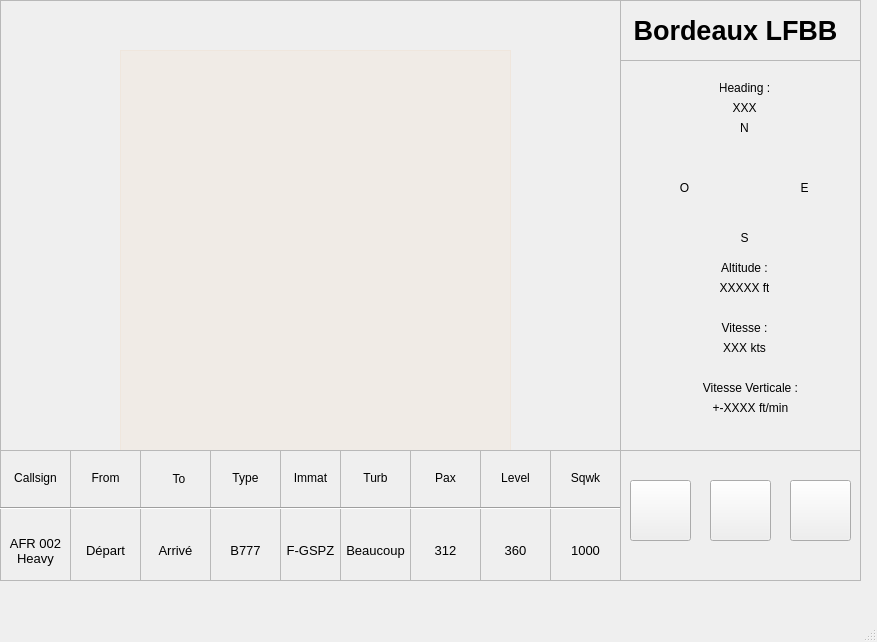
<?xml version="1.0" encoding="UTF-8"?>
<ui version="4.0">
 <class>MainWindow</class>
 <widget class="QMainWindow" name="MainWindow">
  <property name="geometry">
   <rect>
    <x>0</x>
    <y>0</y>
    <width>877</width>
    <height>642</height>
   </rect>
  </property>
  <property name="windowTitle">
   <string>MainWindow</string>
  </property>
  <widget class="QWidget" name="centralwidget">
   <widget class="QFrame" name="frame_carte">
    <property name="geometry">
     <rect>
      <x>0</x>
      <y>0</y>
      <width>621</width>
      <height>451</height>
     </rect>
    </property>
    <property name="frameShape">
     <enum>QFrame::Shape::StyledPanel</enum>
    </property>
    <property name="frameShadow">
     <enum>QFrame::Shadow::Raised</enum>
    </property>
    <widget class="QLabel" name="label_6">
     <property name="geometry">
      <rect>
       <x>60</x>
       <y>-280</y>
       <width>831</width>
       <height>791</height>
      </rect>
     </property>
     <property name="text">
      <string/>
     </property>
     <property name="pixmap">
      <pixmap>image/MAP_france_2.png</pixmap>
     </property>
    </widget>
    <widget class="QFrame" name="frame">
     <property name="geometry">
      <rect>
       <x>120</x>
       <y>50</y>
       <width>391</width>
       <height>401</height>
      </rect>
     </property>
     <property name="styleSheet">
      <string notr="true">background-color: rgba(255,128,0, 10);
</string>
     </property>
     <property name="frameShape">
      <enum>QFrame::Shape::StyledPanel</enum>
     </property>
     <property name="frameShadow">
      <enum>QFrame::Shadow::Raised</enum>
     </property>
    </widget>
   </widget>
   <widget class="QFrame" name="frame_strip">
    <property name="geometry">
     <rect>
      <x>0</x>
      <y>450</y>
      <width>621</width>
      <height>131</height>
     </rect>
    </property>
    <property name="frameShape">
     <enum>QFrame::Shape::StyledPanel</enum>
    </property>
    <property name="frameShadow">
     <enum>QFrame::Shadow::Raised</enum>
    </property>
    <widget class="QFrame" name="frame_12">
     <property name="geometry">
      <rect>
       <x>0</x>
       <y>0</y>
       <width>71</width>
       <height>131</height>
      </rect>
     </property>
     <property name="frameShape">
      <enum>QFrame::Shape::StyledPanel</enum>
     </property>
     <property name="frameShadow">
      <enum>QFrame::Shadow::Raised</enum>
     </property>
     <widget class="QLabel" name="label_7">
      <property name="geometry">
       <rect>
        <x>10</x>
        <y>20</y>
        <width>51</width>
        <height>16</height>
       </rect>
      </property>
      <property name="text">
       <string>Callsign</string>
      </property>
      <property name="alignment">
       <set>Qt::AlignmentFlag::AlignCenter</set>
      </property>
     </widget>
     <widget class="Line" name="line_2">
      <property name="geometry">
       <rect>
        <x>0</x>
        <y>50</y>
        <width>71</width>
        <height>16</height>
       </rect>
      </property>
      <property name="orientation">
       <enum>Qt::Orientation::Horizontal</enum>
      </property>
     </widget>
     <widget class="QLabel" name="label_8">
      <property name="geometry">
       <rect>
        <x>0</x>
        <y>80</y>
        <width>71</width>
        <height>41</height>
       </rect>
      </property>
      <property name="font">
       <font>
        <pointsize>10</pointsize>
       </font>
      </property>
      <property name="text">
       <string>AFR 002 Heavy</string>
      </property>
      <property name="alignment">
       <set>Qt::AlignmentFlag::AlignCenter</set>
      </property>
      <property name="wordWrap">
       <bool>true</bool>
      </property>
     </widget>
    </widget>
    <widget class="QFrame" name="frame_13">
     <property name="geometry">
      <rect>
       <x>70</x>
       <y>0</y>
       <width>71</width>
       <height>131</height>
      </rect>
     </property>
     <property name="frameShape">
      <enum>QFrame::Shape::StyledPanel</enum>
     </property>
     <property name="frameShadow">
      <enum>QFrame::Shadow::Raised</enum>
     </property>
     <widget class="QLabel" name="label_23">
      <property name="geometry">
       <rect>
        <x>10</x>
        <y>20</y>
        <width>51</width>
        <height>16</height>
       </rect>
      </property>
      <property name="text">
       <string>From</string>
      </property>
      <property name="alignment">
       <set>Qt::AlignmentFlag::AlignCenter</set>
      </property>
     </widget>
     <widget class="Line" name="line_4">
      <property name="geometry">
       <rect>
        <x>0</x>
        <y>50</y>
        <width>71</width>
        <height>16</height>
       </rect>
      </property>
      <property name="orientation">
       <enum>Qt::Orientation::Horizontal</enum>
      </property>
     </widget>
     <widget class="QLabel" name="label_24">
      <property name="geometry">
       <rect>
        <x>0</x>
        <y>80</y>
        <width>71</width>
        <height>41</height>
       </rect>
      </property>
      <property name="font">
       <font>
        <pointsize>10</pointsize>
       </font>
      </property>
      <property name="text">
       <string>Départ</string>
      </property>
      <property name="alignment">
       <set>Qt::AlignmentFlag::AlignCenter</set>
      </property>
      <property name="wordWrap">
       <bool>true</bool>
      </property>
     </widget>
    </widget>
    <widget class="QFrame" name="frame_14">
     <property name="geometry">
      <rect>
       <x>140</x>
       <y>0</y>
       <width>71</width>
       <height>131</height>
      </rect>
     </property>
     <property name="frameShape">
      <enum>QFrame::Shape::StyledPanel</enum>
     </property>
     <property name="frameShadow">
      <enum>QFrame::Shadow::Raised</enum>
     </property>
     <widget class="Line" name="line_10">
      <property name="geometry">
       <rect>
        <x>0</x>
        <y>50</y>
        <width>71</width>
        <height>16</height>
       </rect>
      </property>
      <property name="orientation">
       <enum>Qt::Orientation::Horizontal</enum>
      </property>
     </widget>
     <widget class="QLabel" name="label_25">
      <property name="geometry">
       <rect>
        <x>0</x>
        <y>80</y>
        <width>71</width>
        <height>41</height>
       </rect>
      </property>
      <property name="font">
       <font>
        <pointsize>10</pointsize>
       </font>
      </property>
      <property name="text">
       <string>Arrivé</string>
      </property>
      <property name="alignment">
       <set>Qt::AlignmentFlag::AlignCenter</set>
      </property>
      <property name="wordWrap">
       <bool>true</bool>
      </property>
     </widget>
     <widget class="QLabel" name="label_26">
      <property name="geometry">
       <rect>
        <x>-40</x>
        <y>-10</y>
        <width>158</width>
        <height>78</height>
       </rect>
      </property>
      <property name="text">
       <string>To</string>
      </property>
      <property name="alignment">
       <set>Qt::AlignmentFlag::AlignCenter</set>
      </property>
     </widget>
    </widget>
    <widget class="QFrame" name="frame_15">
     <property name="geometry">
      <rect>
       <x>340</x>
       <y>0</y>
       <width>71</width>
       <height>131</height>
      </rect>
     </property>
     <property name="frameShape">
      <enum>QFrame::Shape::StyledPanel</enum>
     </property>
     <property name="frameShadow">
      <enum>QFrame::Shadow::Raised</enum>
     </property>
     <widget class="QLabel" name="label_27">
      <property name="geometry">
       <rect>
        <x>10</x>
        <y>20</y>
        <width>51</width>
        <height>16</height>
       </rect>
      </property>
      <property name="text">
       <string>Turb</string>
      </property>
      <property name="alignment">
       <set>Qt::AlignmentFlag::AlignCenter</set>
      </property>
     </widget>
     <widget class="Line" name="line_15">
      <property name="geometry">
       <rect>
        <x>0</x>
        <y>50</y>
        <width>71</width>
        <height>16</height>
       </rect>
      </property>
      <property name="orientation">
       <enum>Qt::Orientation::Horizontal</enum>
      </property>
     </widget>
     <widget class="QLabel" name="label_28">
      <property name="geometry">
       <rect>
        <x>0</x>
        <y>80</y>
        <width>71</width>
        <height>41</height>
       </rect>
      </property>
      <property name="font">
       <font>
        <pointsize>10</pointsize>
       </font>
      </property>
      <property name="text">
       <string>Beaucoup</string>
      </property>
      <property name="alignment">
       <set>Qt::AlignmentFlag::AlignCenter</set>
      </property>
      <property name="wordWrap">
       <bool>true</bool>
      </property>
     </widget>
    </widget>
    <widget class="QFrame" name="frame_16">
     <property name="geometry">
      <rect>
       <x>410</x>
       <y>0</y>
       <width>71</width>
       <height>131</height>
      </rect>
     </property>
     <property name="frameShape">
      <enum>QFrame::Shape::StyledPanel</enum>
     </property>
     <property name="frameShadow">
      <enum>QFrame::Shadow::Raised</enum>
     </property>
     <widget class="QLabel" name="label_29">
      <property name="geometry">
       <rect>
        <x>10</x>
        <y>20</y>
        <width>51</width>
        <height>16</height>
       </rect>
      </property>
      <property name="text">
       <string>Pax</string>
      </property>
      <property name="alignment">
       <set>Qt::AlignmentFlag::AlignCenter</set>
      </property>
     </widget>
     <widget class="Line" name="line_16">
      <property name="geometry">
       <rect>
        <x>0</x>
        <y>50</y>
        <width>71</width>
        <height>16</height>
       </rect>
      </property>
      <property name="orientation">
       <enum>Qt::Orientation::Horizontal</enum>
      </property>
     </widget>
     <widget class="QLabel" name="label_30">
      <property name="geometry">
       <rect>
        <x>0</x>
        <y>80</y>
        <width>71</width>
        <height>41</height>
       </rect>
      </property>
      <property name="font">
       <font>
        <pointsize>10</pointsize>
       </font>
      </property>
      <property name="text">
       <string>312</string>
      </property>
      <property name="alignment">
       <set>Qt::AlignmentFlag::AlignCenter</set>
      </property>
      <property name="wordWrap">
       <bool>true</bool>
      </property>
     </widget>
    </widget>
    <widget class="QFrame" name="frame_17">
     <property name="geometry">
      <rect>
       <x>480</x>
       <y>0</y>
       <width>71</width>
       <height>131</height>
      </rect>
     </property>
     <property name="frameShape">
      <enum>QFrame::Shape::StyledPanel</enum>
     </property>
     <property name="frameShadow">
      <enum>QFrame::Shadow::Raised</enum>
     </property>
     <widget class="QLabel" name="label_31">
      <property name="geometry">
       <rect>
        <x>10</x>
        <y>20</y>
        <width>51</width>
        <height>16</height>
       </rect>
      </property>
      <property name="text">
       <string>Level</string>
      </property>
      <property name="alignment">
       <set>Qt::AlignmentFlag::AlignCenter</set>
      </property>
     </widget>
     <widget class="Line" name="line_17">
      <property name="geometry">
       <rect>
        <x>0</x>
        <y>50</y>
        <width>71</width>
        <height>16</height>
       </rect>
      </property>
      <property name="orientation">
       <enum>Qt::Orientation::Horizontal</enum>
      </property>
     </widget>
     <widget class="QLabel" name="label_32">
      <property name="geometry">
       <rect>
        <x>0</x>
        <y>80</y>
        <width>71</width>
        <height>41</height>
       </rect>
      </property>
      <property name="font">
       <font>
        <pointsize>10</pointsize>
       </font>
      </property>
      <property name="text">
       <string>360</string>
      </property>
      <property name="alignment">
       <set>Qt::AlignmentFlag::AlignCenter</set>
      </property>
      <property name="wordWrap">
       <bool>true</bool>
      </property>
     </widget>
    </widget>
    <widget class="QFrame" name="frame_18">
     <property name="geometry">
      <rect>
       <x>550</x>
       <y>0</y>
       <width>71</width>
       <height>131</height>
      </rect>
     </property>
     <property name="frameShape">
      <enum>QFrame::Shape::StyledPanel</enum>
     </property>
     <property name="frameShadow">
      <enum>QFrame::Shadow::Raised</enum>
     </property>
     <widget class="QLabel" name="label_33">
      <property name="geometry">
       <rect>
        <x>10</x>
        <y>20</y>
        <width>51</width>
        <height>16</height>
       </rect>
      </property>
      <property name="text">
       <string>Sqwk</string>
      </property>
      <property name="alignment">
       <set>Qt::AlignmentFlag::AlignCenter</set>
      </property>
     </widget>
     <widget class="Line" name="line_18">
      <property name="geometry">
       <rect>
        <x>0</x>
        <y>50</y>
        <width>71</width>
        <height>16</height>
       </rect>
      </property>
      <property name="orientation">
       <enum>Qt::Orientation::Horizontal</enum>
      </property>
     </widget>
     <widget class="QLabel" name="label_34">
      <property name="geometry">
       <rect>
        <x>0</x>
        <y>80</y>
        <width>71</width>
        <height>41</height>
       </rect>
      </property>
      <property name="font">
       <font>
        <pointsize>10</pointsize>
       </font>
      </property>
      <property name="text">
       <string>1000</string>
      </property>
      <property name="alignment">
       <set>Qt::AlignmentFlag::AlignCenter</set>
      </property>
      <property name="wordWrap">
       <bool>true</bool>
      </property>
     </widget>
    </widget>
    <widget class="QFrame" name="frame_19">
     <property name="geometry">
      <rect>
       <x>210</x>
       <y>0</y>
       <width>71</width>
       <height>131</height>
      </rect>
     </property>
     <property name="frameShape">
      <enum>QFrame::Shape::StyledPanel</enum>
     </property>
     <property name="frameShadow">
      <enum>QFrame::Shadow::Raised</enum>
     </property>
     <widget class="QLabel" name="label_35">
      <property name="geometry">
       <rect>
        <x>10</x>
        <y>20</y>
        <width>51</width>
        <height>16</height>
       </rect>
      </property>
      <property name="text">
       <string>Type</string>
      </property>
      <property name="alignment">
       <set>Qt::AlignmentFlag::AlignCenter</set>
      </property>
     </widget>
     <widget class="Line" name="line_19">
      <property name="geometry">
       <rect>
        <x>0</x>
        <y>50</y>
        <width>71</width>
        <height>16</height>
       </rect>
      </property>
      <property name="orientation">
       <enum>Qt::Orientation::Horizontal</enum>
      </property>
     </widget>
     <widget class="QLabel" name="label_36">
      <property name="geometry">
       <rect>
        <x>0</x>
        <y>80</y>
        <width>71</width>
        <height>41</height>
       </rect>
      </property>
      <property name="font">
       <font>
        <pointsize>10</pointsize>
       </font>
      </property>
      <property name="text">
       <string>B777</string>
      </property>
      <property name="alignment">
       <set>Qt::AlignmentFlag::AlignCenter</set>
      </property>
      <property name="wordWrap">
       <bool>true</bool>
      </property>
     </widget>
    </widget>
    <widget class="QFrame" name="frame_20">
     <property name="geometry">
      <rect>
       <x>280</x>
       <y>0</y>
       <width>61</width>
       <height>131</height>
      </rect>
     </property>
     <property name="frameShape">
      <enum>QFrame::Shape::StyledPanel</enum>
     </property>
     <property name="frameShadow">
      <enum>QFrame::Shadow::Raised</enum>
     </property>
     <widget class="QLabel" name="label_37">
      <property name="geometry">
       <rect>
        <x>0</x>
        <y>20</y>
        <width>61</width>
        <height>16</height>
       </rect>
      </property>
      <property name="text">
       <string>Immat</string>
      </property>
      <property name="alignment">
       <set>Qt::AlignmentFlag::AlignCenter</set>
      </property>
     </widget>
     <widget class="Line" name="line_20">
      <property name="geometry">
       <rect>
        <x>0</x>
        <y>50</y>
        <width>71</width>
        <height>16</height>
       </rect>
      </property>
      <property name="orientation">
       <enum>Qt::Orientation::Horizontal</enum>
      </property>
     </widget>
     <widget class="QLabel" name="label_38">
      <property name="geometry">
       <rect>
        <x>0</x>
        <y>80</y>
        <width>61</width>
        <height>41</height>
       </rect>
      </property>
      <property name="font">
       <font>
        <pointsize>10</pointsize>
       </font>
      </property>
      <property name="text">
       <string>F-GSPZ</string>
      </property>
      <property name="alignment">
       <set>Qt::AlignmentFlag::AlignCenter</set>
      </property>
      <property name="wordWrap">
       <bool>true</bool>
      </property>
     </widget>
    </widget>
   </widget>
   <widget class="QFrame" name="frame_stat">
    <property name="geometry">
     <rect>
      <x>620</x>
      <y>60</y>
      <width>241</width>
      <height>391</height>
     </rect>
    </property>
    <property name="frameShape">
     <enum>QFrame::Shape::StyledPanel</enum>
    </property>
    <property name="frameShadow">
     <enum>QFrame::Shadow::Raised</enum>
    </property>
    <widget class="QLabel" name="txt_direction_2">
     <property name="geometry">
      <rect>
       <x>100</x>
       <y>20</y>
       <width>49</width>
       <height>16</height>
      </rect>
     </property>
     <property name="text">
      <string>Heading :</string>
     </property>
     <property name="alignment">
      <set>Qt::AlignmentFlag::AlignCenter</set>
     </property>
    </widget>
    <widget class="QLabel" name="txt_direction_variable_2">
     <property name="geometry">
      <rect>
       <x>100</x>
       <y>40</y>
       <width>49</width>
       <height>16</height>
      </rect>
     </property>
     <property name="text">
      <string>XXX</string>
     </property>
     <property name="alignment">
      <set>Qt::AlignmentFlag::AlignCenter</set>
     </property>
    </widget>
    <widget class="QLabel" name="img_cercle_2">
     <property name="geometry">
      <rect>
       <x>80</x>
       <y>80</y>
       <width>91</width>
       <height>91</height>
      </rect>
     </property>
     <property name="text">
      <string/>
     </property>
     <property name="pixmap">
      <pixmap>image/cercle.png</pixmap>
     </property>
     <property name="scaledContents">
      <bool>true</bool>
     </property>
    </widget>
    <widget class="QLabel" name="txt_nord_2">
     <property name="geometry">
      <rect>
       <x>100</x>
       <y>60</y>
       <width>49</width>
       <height>16</height>
      </rect>
     </property>
     <property name="text">
      <string>N</string>
     </property>
     <property name="alignment">
      <set>Qt::AlignmentFlag::AlignCenter</set>
     </property>
    </widget>
    <widget class="QLabel" name="txt_est_2">
     <property name="geometry">
      <rect>
       <x>160</x>
       <y>120</y>
       <width>49</width>
       <height>16</height>
      </rect>
     </property>
     <property name="text">
      <string>E</string>
     </property>
     <property name="alignment">
      <set>Qt::AlignmentFlag::AlignCenter</set>
     </property>
    </widget>
    <widget class="QLabel" name="txt_sud_2">
     <property name="geometry">
      <rect>
       <x>100</x>
       <y>170</y>
       <width>49</width>
       <height>16</height>
      </rect>
     </property>
     <property name="text">
      <string>S</string>
     </property>
     <property name="alignment">
      <set>Qt::AlignmentFlag::AlignCenter</set>
     </property>
    </widget>
    <widget class="QLabel" name="txt_ouest_2">
     <property name="geometry">
      <rect>
       <x>40</x>
       <y>120</y>
       <width>49</width>
       <height>16</height>
      </rect>
     </property>
     <property name="text">
      <string>O</string>
     </property>
     <property name="alignment">
      <set>Qt::AlignmentFlag::AlignCenter</set>
     </property>
    </widget>
    <widget class="QLabel" name="txt_altitude_2">
     <property name="geometry">
      <rect>
       <x>100</x>
       <y>200</y>
       <width>49</width>
       <height>16</height>
      </rect>
     </property>
     <property name="text">
      <string>Altitude :</string>
     </property>
     <property name="alignment">
      <set>Qt::AlignmentFlag::AlignCenter</set>
     </property>
    </widget>
    <widget class="QLabel" name="txt_altitude_variable_2">
     <property name="geometry">
      <rect>
       <x>100</x>
       <y>220</y>
       <width>49</width>
       <height>16</height>
      </rect>
     </property>
     <property name="text">
      <string>XXXXX ft</string>
     </property>
     <property name="alignment">
      <set>Qt::AlignmentFlag::AlignCenter</set>
     </property>
    </widget>
    <widget class="QLabel" name="txt_vitesse_2">
     <property name="geometry">
      <rect>
       <x>100</x>
       <y>260</y>
       <width>49</width>
       <height>16</height>
      </rect>
     </property>
     <property name="text">
      <string>Vitesse :</string>
     </property>
     <property name="alignment">
      <set>Qt::AlignmentFlag::AlignCenter</set>
     </property>
    </widget>
    <widget class="QLabel" name="txt_vitessev_2">
     <property name="geometry">
      <rect>
       <x>80</x>
       <y>320</y>
       <width>101</width>
       <height>16</height>
      </rect>
     </property>
     <property name="text">
      <string>Vitesse Verticale :</string>
     </property>
     <property name="alignment">
      <set>Qt::AlignmentFlag::AlignCenter</set>
     </property>
    </widget>
    <widget class="QLabel" name="txt_vitesse_variable_2">
     <property name="geometry">
      <rect>
       <x>100</x>
       <y>280</y>
       <width>49</width>
       <height>16</height>
      </rect>
     </property>
     <property name="text">
      <string>XXX kts</string>
     </property>
     <property name="alignment">
      <set>Qt::AlignmentFlag::AlignCenter</set>
     </property>
    </widget>
    <widget class="QLabel" name="txt_vitessev_variable_2">
     <property name="geometry">
      <rect>
       <x>90</x>
       <y>340</y>
       <width>81</width>
       <height>16</height>
      </rect>
     </property>
     <property name="text">
      <string>+-XXXX ft/min</string>
     </property>
     <property name="alignment">
      <set>Qt::AlignmentFlag::AlignCenter</set>
     </property>
    </widget>
   </widget>
   <widget class="QFrame" name="frame_boutons">
    <property name="geometry">
     <rect>
      <x>620</x>
      <y>450</y>
      <width>241</width>
      <height>131</height>
     </rect>
    </property>
    <property name="frameShape">
     <enum>QFrame::Shape::StyledPanel</enum>
    </property>
    <property name="frameShadow">
     <enum>QFrame::Shadow::Raised</enum>
    </property>
    <widget class="QPushButton" name="btn_accueil_2">
     <property name="geometry">
      <rect>
       <x>10</x>
       <y>30</y>
       <width>61</width>
       <height>61</height>
      </rect>
     </property>
     <property name="text">
      <string/>
     </property>
     <property name="icon">
      <iconset>
       <normaloff>image/accueil.png</normaloff>image/accueil.png</iconset>
     </property>
     <property name="iconSize">
      <size>
       <width>32</width>
       <height>32</height>
      </size>
     </property>
    </widget>
    <widget class="QPushButton" name="btn_parametres_2">
     <property name="geometry">
      <rect>
       <x>90</x>
       <y>30</y>
       <width>61</width>
       <height>61</height>
      </rect>
     </property>
     <property name="text">
      <string/>
     </property>
     <property name="icon">
      <iconset>
       <normaloff>image/parametres.png</normaloff>image/parametres.png</iconset>
     </property>
     <property name="iconSize">
      <size>
       <width>32</width>
       <height>32</height>
      </size>
     </property>
    </widget>
    <widget class="QPushButton" name="btn_sortie_2">
     <property name="geometry">
      <rect>
       <x>170</x>
       <y>30</y>
       <width>61</width>
       <height>61</height>
      </rect>
     </property>
     <property name="text">
      <string/>
     </property>
     <property name="icon">
      <iconset>
       <normaloff>image/sortie.png</normaloff>image/sortie.png</iconset>
     </property>
     <property name="iconSize">
      <size>
       <width>32</width>
       <height>32</height>
      </size>
     </property>
    </widget>
   </widget>
   <widget class="QFrame" name="frame_titre">
    <property name="geometry">
     <rect>
      <x>620</x>
      <y>0</y>
      <width>241</width>
      <height>61</height>
     </rect>
    </property>
    <property name="frameShape">
     <enum>QFrame::Shape::StyledPanel</enum>
    </property>
    <property name="frameShadow">
     <enum>QFrame::Shadow::Raised</enum>
    </property>
    <widget class="QLabel" name="txt_titre_2">
     <property name="geometry">
      <rect>
       <x>-10</x>
       <y>10</y>
       <width>251</width>
       <height>41</height>
      </rect>
     </property>
     <property name="font">
      <font>
       <pointsize>20</pointsize>
       <bold>true</bold>
       <underline>false</underline>
      </font>
     </property>
     <property name="styleSheet">
      <string notr="true"/>
     </property>
     <property name="text">
      <string>Bordeaux LFBB</string>
     </property>
     <property name="alignment">
      <set>Qt::AlignmentFlag::AlignCenter</set>
     </property>
    </widget>
   </widget>
  </widget>
  <widget class="QMenuBar" name="menubar">
   <property name="geometry">
    <rect>
     <x>0</x>
     <y>0</y>
     <width>877</width>
     <height>33</height>
    </rect>
   </property>
  </widget>
  <widget class="QStatusBar" name="statusbar"/>
 </widget>
 <resources/>
 <connections/>
</ui>
